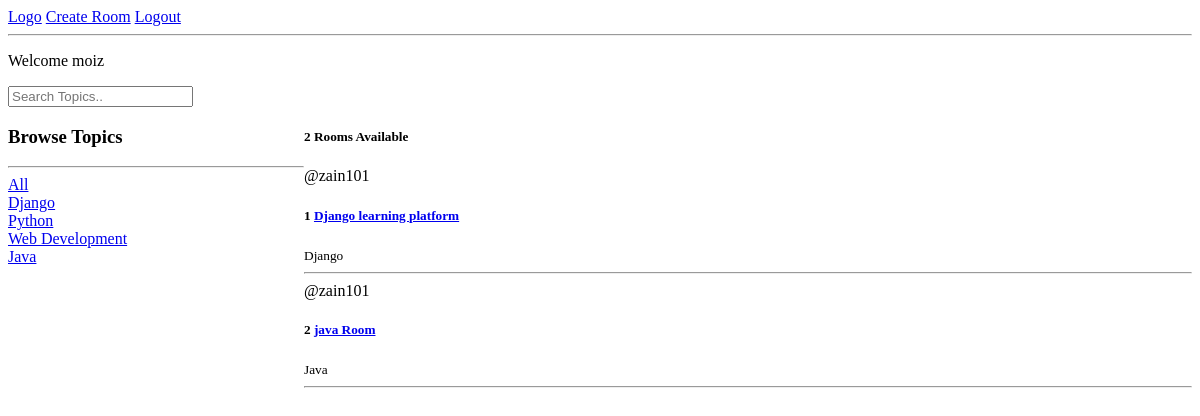
The app's page / (signed in), older data.
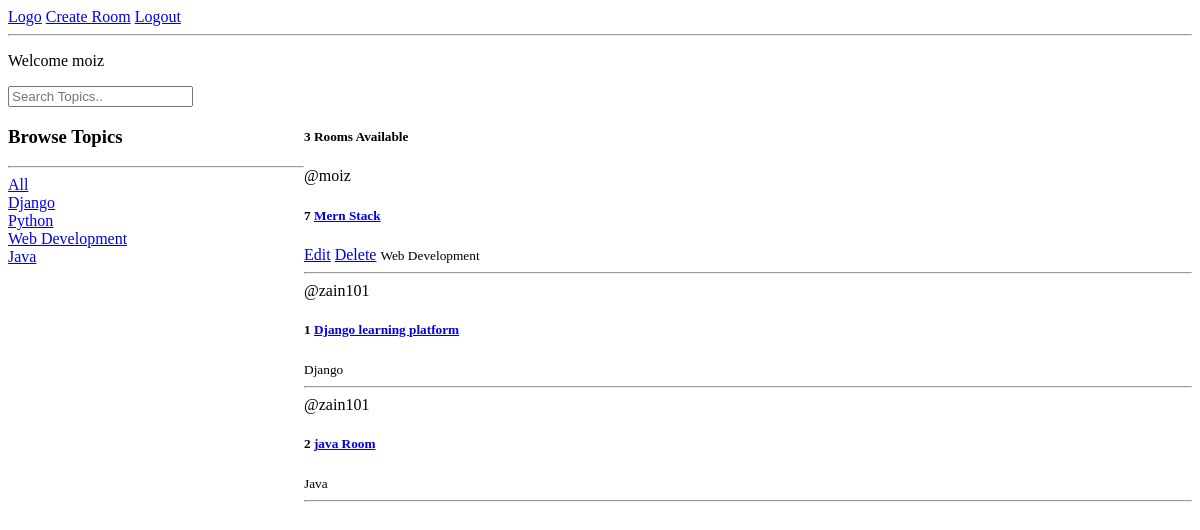
The same page, newer data.
### base/models.py (models this page shows, shortened)
class Topic(models.Model):
    name = models.CharField(max_length=200)

class Room(models.Model):
    host = models.ForeignKey(User, on_delete=models.SET_NULL, null=True)
    topic = models.ForeignKey(Topic, on_delete=models.SET_NULL, null=True)
    name = models.CharField(max_length=200)
    desc = models.TextField(null=True, blank=True)
    updated = models.DateTimeField(auto_now=True)
    created = models.DateTimeField(auto_now_add=True)
    class Meta:      # for maintaining the order
        ordering = ['-updated', '-created']

### base/views.py (the view)
# urls.py: 2. Add a URL to urlpatterns:  path('', views.home, name='home')
def home(request):
    query = request.GET.get('query') if request.GET.get('query') != None else ''
    rooms = Room.objects.filter(
        Q(topic__name__icontains=query) |
        Q(name__icontains = query) |
        Q(desc__icontains = query)
                                )
    topics = Topic.objects.all()
    rooms_count = rooms.count()
    context = {'rooms': rooms, 'topics' : topics, 'rooms_count': rooms_count}
    return render(request, 'base/home.html', context)

### base/templates/base/home.html (shortened to what this page needs)
{% extends 'main.html' %}
{% block content %}
<p>Welcome {{request.user}}</p>
<form method="get" action="{% url 'home' %}">
   <input type="text" name="query" placeholder="Search Topics..">
</form>
<div class="home-container">
   <div>
      <h3>Browse Topics</h3>
      <hr>
      <a href="{% url 'home' %}">All</a>
      {% for topic in topics %}
      <div>
         <a href="{% url 'home' %}?query={{topic.name}}">{{topic.name}}</a>
      </div>
      {% endfor %}
   </div>
   <div>
      <h5>{{rooms_count}} Rooms Available</h5>
      <div>
         {% for room in rooms %}
         <div>
            <span>@{{room.host.username}}</span>
            <h5>{{ room.id }} <a href="{% url 'room' room.id %}">{{room.name}}</a></h5>
            {% if request.user == room.host %}
            <a href="{% url 'update-room' room.id %}">Edit</a>
            <a href="{% url 'delete-room' room.id %}">Delete</a>
            {% endif %}
            <small>{{room.topic.name}}</small>
            <hr>
         </div>
         {% endfor %}
      </div>
   </div>
</div>
{% endblock content %}

Row changes from the older to the newer data that the page shows:
added Room: host.username "moiz", id "7", name "Mern Stack", shows "Edit", topic.name "Web Development"
Text that changed along with them:
{{ rooms_count }}: "2" → "3"
